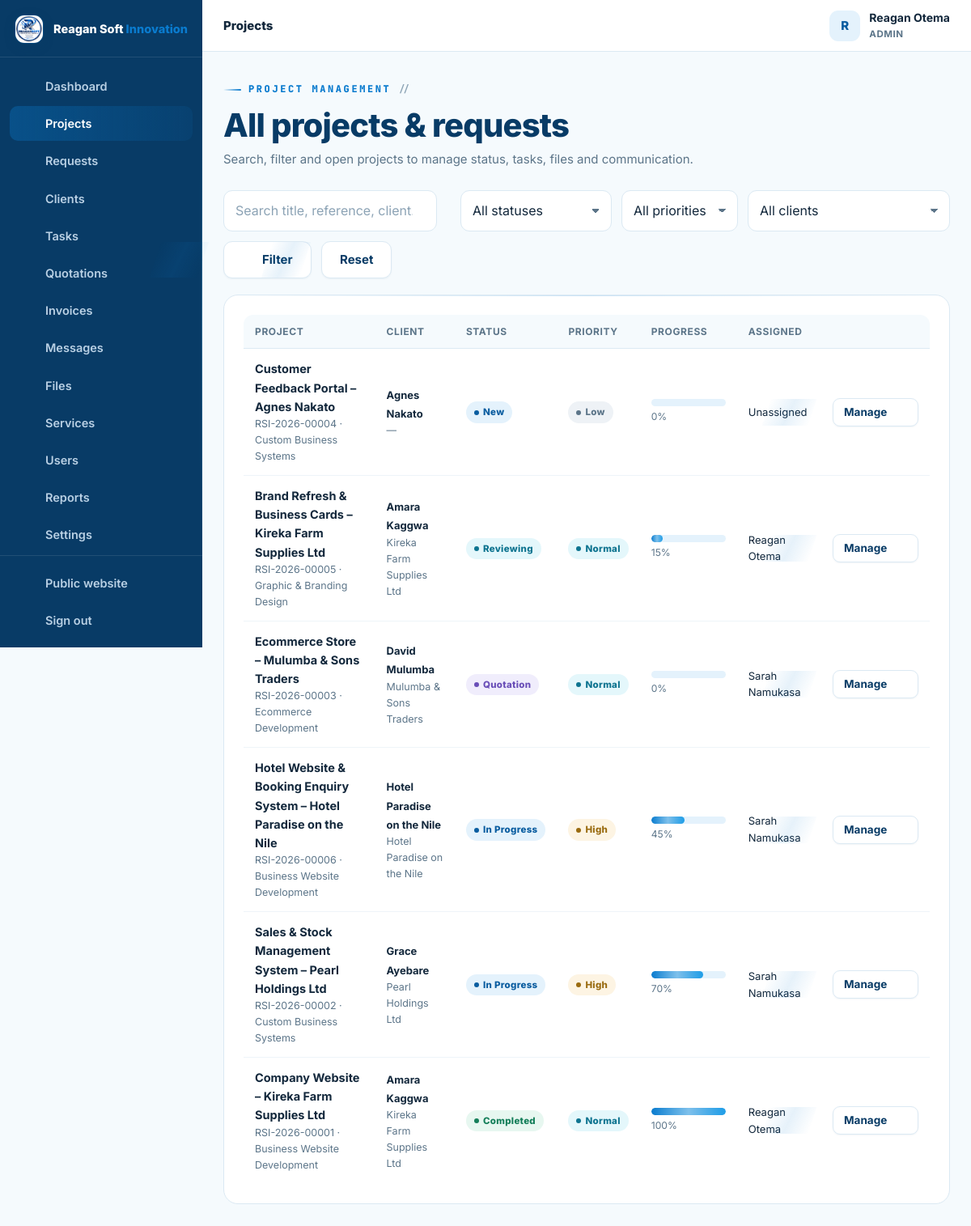
Page /admin/projects.php (signed in) on the earlier database version.
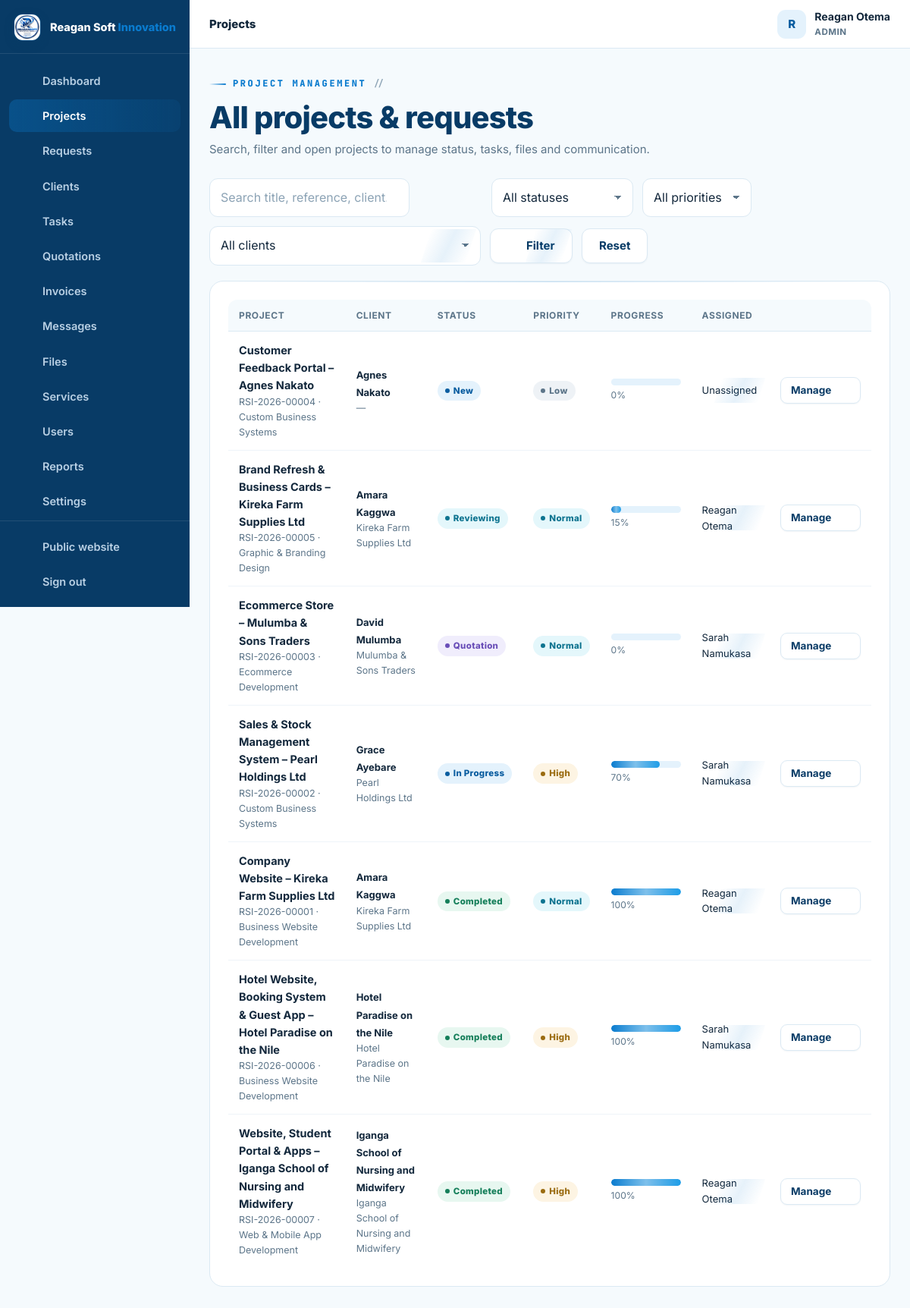
Same page on the later database version.
### tables this page shows
CREATE TABLE IF NOT EXISTS users (
  id INT UNSIGNED AUTO_INCREMENT PRIMARY KEY,
  full_name VARCHAR(150) NOT NULL,
  email VARCHAR(190) NOT NULL UNIQUE,
  phone VARCHAR(40) NULL,
  password_hash VARCHAR(255) NOT NULL,
  role ENUM('admin','staff','client') NOT NULL DEFAULT 'client',
  company VARCHAR(190) NULL,
  address VARCHAR(255) NULL,
  avatar VARCHAR(255) NULL,
  active TINYINT(1) NOT NULL DEFAULT 1,
  failed_logins INT UNSIGNED NOT NULL DEFAULT 0,
  locked_until DATETIME NULL,
  last_login_at DATETIME NULL,
  created_at TIMESTAMP DEFAULT CURRENT_TIMESTAMP,
  updated_at TIMESTAMP DEFAULT CURRENT_TIMESTAMP ON UPDATE CURRENT_TIMESTAMP,
  INDEX idx_users_role (role),
  INDEX idx_users_active (active)
);

CREATE TABLE IF NOT EXISTS projects (
  id INT UNSIGNED AUTO_INCREMENT PRIMARY KEY,
  ref_no VARCHAR(30) NOT NULL UNIQUE,                
  client_id INT UNSIGNED NOT NULL,
  service_id INT UNSIGNED NULL,
  assigned_to INT UNSIGNED NULL,                     
  title VARCHAR(190) NOT NULL,
  description TEXT NOT NULL,
  requirements TEXT NULL,
   
   
  website_url  VARCHAR(255) NULL,                    
  deliverables VARCHAR(190) NULL,                    
  cover_art    VARCHAR(40)  NULL,                    
  budget DECIMAL(14,2) NULL,
  priority ENUM('low','normal','high','urgent') NOT NULL DEFAULT 'normal',
  status ENUM('NEW','REVIEWING','QUOTATION','APPROVED','IN_PROGRESS','WAITING_FOR_CLIENT','TESTING','COMPLETED','CANCELLED') NOT NULL DEFAULT 'NEW',
  progress TINYINT UNSIGNED NOT NULL DEFAULT 0,
  deadline DATE NULL,
  started_at DATETIME NULL,
  completed_at DATETIME NULL,
  submitted_at TIMESTAMP DEFAULT CURRENT_TIMESTAMP,
  updated_at TIMESTAMP DEFAULT CURRENT_TIMESTAMP ON UPDATE CURRENT_TIMESTAMP,
  FOREIGN KEY (client_id) REFERENCES users(id) ON DELETE CASCADE,
  FOREIGN KEY (service_id) REFERENCES services(id) ON DELETE SET NULL,
  FOREIGN KEY (assigned_to) REFERENCES users(id) ON DELETE SET NULL,
  INDEX idx_projects_client (client_id),
  INDEX idx_projects_status (status),
  INDEX idx_projects_assigned (assigned_to),
  INDEX idx_projects_service (service_id)
);

CREATE TABLE IF NOT EXISTS services (
  id INT UNSIGNED AUTO_INCREMENT PRIMARY KEY,
  name VARCHAR(150) NOT NULL,
  slug VARCHAR(160) NOT NULL UNIQUE,
  description TEXT NOT NULL,
  price_min DECIMAL(14,2) NOT NULL DEFAULT 0,    
  price_max DECIMAL(14,2) NULL,                   
  currency VARCHAR(8) NOT NULL DEFAULT 'UGX',
  pricing_type ENUM('range','starting_from','contact_for_quote') NOT NULL DEFAULT 'starting_from',
  price_note VARCHAR(120) NOT NULL DEFAULT '',    
  features TEXT NULL,                  
  delivery_days INT UNSIGNED NULL,     
  icon VARCHAR(60) NOT NULL DEFAULT 'code-s',    
  status ENUM('active','inactive') NOT NULL DEFAULT 'active',
  sort_order INT UNSIGNED NOT NULL DEFAULT 0,
  created_at TIMESTAMP DEFAULT CURRENT_TIMESTAMP,
  INDEX idx_services_status (status)
);

### config/config.php (called while the page is built, shortened)
<?php
function db(): PDO {
    static $pdo = null;
    if ($pdo === null) {
        try {
            $pdo = new PDO(
                'mysql:host=' . DB_HOST . ';dbname=' . DB_NAME . ';charset=utf8mb4',
                DB_USER,
                DB_PASS,
                [
                    PDO::ATTR_ERRMODE            => PDO::ERRMODE_EXCEPTION,
                    PDO::ATTR_DEFAULT_FETCH_MODE => PDO::FETCH_ASSOC,
                    PDO::ATTR_EMULATE_PREPARES   => false,
                    PDO::ATTR_STRINGIFY_FETCHES  => false,
                    PDO::ATTR_TIMEOUT            => 5,
                    PDO::MYSQL_ATTR_INIT_COMMAND => "SET time_zone = '+03:00', NAMES utf8mb4 COLLATE utf8mb4_unicode_ci",
                ]
            );
        } catch (PDOException $e) {
            db_connection_failed($e);
        }
    }
    return $pdo;
}
function e(mixed $value): string {
    return htmlspecialchars((string)($value ?? ''), ENT_QUOTES, 'UTF-8');
}
function flash(string $key, ?string $value = null): ?string {
    $msg = $_SESSION['flash'][$key] ?? null;
    return $msg;
}
function app_url(string $path = ''): string {
    return APP_URL . ($path === '' ? '' : '/' . ltrim($path, '/'));
}
function current_user(): ?array {
    static $user = false;
    if ($user === false) {
        if (empty($_SESSION['user_id'])) {
            $user = null;
        } else {
            $st = db()->prepare('SELECT * FROM users WHERE id = ? AND active = 1 LIMIT 1');
            $st->execute([(int)$_SESSION['user_id']]);
            $user = $st->fetch() ?: null;
        }
    }
    return $user;
}
function is_logged_in(): bool {
    return current_user() !== null;
}
function user_role(): ?string {
    $u = current_user();
    return $u['role'] ?? null;
}
function require_login(): void {
    if (!is_logged_in()) {
        $_SESSION['intended'] = $_SERVER['REQUEST_URI'] ?? '';
        flash('error', 'Please sign in to continue.');
        redirect(app_url('login.php'));
    }
}
function require_staff(): void {
    require_login();
}
require_once __DIR__ . '/../inc/functions.php';

### admin/projects.php (the view, shortened to what this page needs)
<?php
require __DIR__ . '/../config/config.php';
require_staff();
$pdo = db();
$q    = trim($_GET['q'] ?? '');
$st   = $_GET['status'] ?? '';
$pr   = $_GET['priority'] ?? '';
$cli  = (int)($_GET['client'] ?? 0);
$perPage = 12;
$page = max(1, (int)($_GET['page'] ?? 1));
$where = ['1=1'];
$params = [];
$whereSql = implode(' AND ', $where);
$count = $pdo->prepare("SELECT COUNT(*) c FROM projects p JOIN users u ON u.id = p.client_id WHERE $whereSql");
$count->execute($params);
$pg = paginate((int)$count->fetch()['c'], $perPage, $page);
$sql = "SELECT p.*, u.full_name AS client_name, u.company, s.name AS service, a.full_name AS assigned_name
        FROM projects p
        JOIN users u ON u.id = p.client_id
        LEFT JOIN services s ON s.id = p.service_id
        LEFT JOIN users a ON a.id = p.assigned_to
        WHERE $whereSql
        ORDER BY p.submitted_at DESC
        LIMIT $perPage OFFSET {$pg['offset']}";
$stm = $pdo->prepare($sql); $stm->execute($params);
$projects = $stm->fetchAll();
dashboard_head(['title' => 'Projects', 'active' => 'projects', 'crumb' => 'Projects']);
?>
<div class="dash-head">
  <div>
    <span class="eyebrow">Project management</span>
    <h2>All projects &amp; requests</h2>
    <p class="sub">Search, filter and open projects to manage status, tasks, files and communication.</p>
  </div>
</div>
<form class="toolbar" method="get" action="projects.php">
  <div class="field" style="margin:0;flex-grow:1;max-width:360px">
    <input class="input" id="q" name="q" type="search" placeholder="Search title, reference, client…" value="<?= e($q) ?>">
  </div>
  <div class="field" style="margin:0"><label class="visually-hidden" for="status">Status</label>
    <select class="select" id="status" name="status">
      <option value="">All statuses</option>
    </select>
  </div>
  <div class="field" style="margin:0"><label class="visually-hidden" for="priority">Priority</label>
    <select class="select" id="priority" name="priority">
      <option value="">All priorities</option>
    </select>
  </div>
  <div class="field" style="margin:0"><label class="visually-hidden" for="client">Client</label>
    <select class="select" id="client" name="client">
      <option value="0">All clients</option>
    </select>
  </div>
  <button class="btn btn-ghost" type="submit"><?= icon('search') ?> Filter</button>
  <a class="btn btn-ghost" href="projects.php">Reset</a>
</form>
<section class="panel">
  <?php if ($projects): ?>
    <div class="table-wrap">
      <table class="table">
        <thead><tr><th>Project</th><th>Client</th><th>Status</th><th>Priority</th><th>Progress</th><th>Assigned</th><th></th></tr></thead>
        <tbody>
          <?php foreach ($projects as $p): ?>
            <tr>
              <td>
                <a class="row-title" href="<?= app_url('admin/project.php?id=' . (int)$p['id']) ?>"><?= e($p['title']) ?></a>
                <div class="row-sub"><?= e($p['ref_no']) ?> · <?= e($p['service'] ?? 'General') ?></div>
              </td>
              <td><b class="small"><?= e($p['client_name']) ?></b><div class="row-sub"><?= e($p['company'] ?? '—') ?></div></td>
              <td><?= status_badge($p['status']) ?></td>
              <td><?= priority_badge($p['priority']) ?></td>
              <td style="min-width:120px"><div class="progress"><span style="width:<?= max(0, min(100, (int)$p['progress'])) ?>%"></span></div><small class="muted"><?= (int)$p['progress'] ?>%</small></td>
              <td class="small"><?= e($p['assigned_name'] ?? 'Unassigned') ?></td>
              <td><a class="btn btn-ghost btn-sm" href="<?= app_url('admin/project.php?id=' . (int)$p['id']) ?>">Manage <?= icon('arrow') ?></a></td>
            </tr>
          <?php endforeach; ?>
        </tbody>
      </table>
    </div>
  <?php else: ?>
    <div class="empty"><?= icon('folder') ?><h4>No projects found</h4><p><?= ($q || $st || $pr || $cli) ? 'No projects match your filters.' : 'There are no projects yet. Client requests will appear here as they are submitted.' ?></p></div>
  <?php endif; ?>
</section>
<?php dashboard_footer(); ?>

### inc/layout.php (shortened to what this page needs)
<?php
function dashboard_nav_items(): array {
    $role = user_role();
    $client = [
        ['dashboard', 'Dashboard', app_url('client/index.php'), 'dashboard'],
        ['projects', 'My Projects', app_url('client/projects.php'), 'folder'],
        ['request', 'New Request', app_url('client/request.php'), 'plus'],
        ['messages', 'Messages', app_url('client/messages.php'), 'chat'],
        ['files', 'Files', app_url('client/files.php'), 'file'],
        ['notifications', 'Notifications', app_url('client/notifications.php'), 'bell'],
        ['profile', 'Profile', app_url('client/profile.php'), 'user'],
    ];
    $staff = [
        ['dashboard', 'Dashboard', app_url('admin/index.php'), 'dashboard'],
        ['projects', 'Projects', app_url('admin/projects.php'), 'folder'],
        ['requests', 'Requests', app_url('admin/requests.php'), 'inbox'],
        ['clients', 'Clients', app_url('admin/clients.php'), 'users'],
        ['tasks', 'Tasks', app_url('admin/tasks.php'), 'list'],
        ['quotations', 'Quotations', app_url('admin/quotations.php'), 'doc'],
        ['invoices', 'Invoices', app_url('admin/invoices.php'), 'money'],
        ['messages', 'Messages', app_url('admin/messages.php'), 'chat'],
        ['files', 'Files', app_url('admin/files.php'), 'file'],
    ];
    if ($role === 'admin') {
        $staff = array_merge($staff, [
            ['services', 'Services', app_url('admin/services.php'), 'globe'],
            ['users', 'Users', app_url('admin/users.php'), 'users'],
            ['reports', 'Reports', app_url('admin/reports.php'), 'chart'],
            ['settings', 'Settings', app_url('admin/settings.php'), 'settings'],
            ['audit', 'Audit Logs', app_url('admin/audit.php'), 'search'],
        ]);
    }
    return $role === 'client' ? $client : $staff;
}
function dashboard_head(array $page = []): void {
    $user = current_user();
    $role = user_role();
    $items = dashboard_nav_items();
    $active = $page['active'] ?? '';
    $loginUrl = $role === 'client' ? app_url('client/index.php') : app_url('admin/index.php');
    ?>
<!doctype html>
<html lang="en">
<head>
<link rel="stylesheet" href="<?= app_url('assets/css/style.css') ?>">
<link rel="stylesheet" href="<?= app_url('assets/css/tech.css') ?>">
</head>
<body class="dash-body">
<div class="dash-layout">
  <aside class="sidebar" id="sidebar" aria-label="Portal navigation">
    <div class="sidebar-brand">
      <a class="brand" href="<?= $loginUrl ?>">
        <img src="<?= app_url('assets/img/reagansoftinnovation-logo.jpeg') ?>" alt="" width="38" height="38">
        <span class="brand-text">Reagan Soft <b>Innovation</b></span>
      </a>
    </div>
    <nav class="side-nav">
      <?php foreach ($items as $it): ?>
        <a href="<?= e($it[2]) ?>" class="<?= $active === $it[0] ? 'active' : '' ?>">
          <?= icon($it[3]) ?><span><?= e($it[1]) ?></span>
        </a>
      <?php endforeach; ?>
    </nav>
    <div class="side-bottom">
      <a href="<?= app_url($role !== 'client' ? 'index.php' : 'index.php') ?>"><?= icon('globe') ?><span>Public website</span></a>
      <a href="<?= app_url('logout.php') ?>"><?= icon('logout') ?><span>Sign out</span></a>
    </div>
  </aside>
  <div class="dash-shell">
    <header class="dash-topbar">
      <div class="dash-topbar-title">
        <span class="dash-crumb"><?= e($page['crumb'] ?? 'Portal') ?></span>
      </div>
      <div class="dash-topbar-right">
        <div class="user-chip">
          <span class="user-avatar"><?= e(mb_strtoupper(mb_substr($user['full_name'] ?? '?', 0, 1))) ?></span>
          <div class="user-meta">
            <strong><?= e($user['full_name'] ?? '') ?></strong>
            <small><?= e(mb_strtoupper($role)) ?></small>
          </div>
        </div>
      </div>
    </header>
    <main class="dash-main" id="main">
<?php
}
function dashboard_footer(): void {
    ?>
    </main>
  </div>
</div>
</body>
</html>
<?php
}

### inc/functions.php (shortened to what this page needs)
<?php
function status_badge(string $status): string {
    $class = [
        'NEW' => 'blue', 'REVIEWING' => 'sky', 'QUOTATION' => 'violet',
        'APPROVED' => 'cyan', 'IN_PROGRESS' => 'blue', 'WAITING_FOR_CLIENT' => 'amber',
        'TESTING' => 'violet', 'COMPLETED' => 'green', 'CANCELLED' => 'red',
        'TODO' => 'gray', 'REVIEW' => 'violet',
        'draft' => 'gray', 'sent' => 'blue', 'accepted' => 'green', 'rejected' => 'red', 'expired' => 'amber', 'cancelled' => 'red',
        'paid' => 'green', 'partially_paid' => 'amber', 'overdue' => 'red',
        'active' => 'green', 'inactive' => 'red',
        'read' => 'gray', 'unread' => 'blue',
    ];
    $label = ucwords(str_replace('_', ' ', strtolower((string)$status)));
    return '<span class="badge ' . ($class[$status] ?? 'gray') . '">' . e($label) . '</span>';
}
function priority_badge(string $priority): string {
    $map = ['low' => 'gray', 'normal' => 'sky', 'medium' => 'sky', 'high' => 'amber', 'urgent' => 'red'];
    return '<span class="badge ' . ($map[$priority] ?? 'gray') . '">' . e(ucfirst($priority)) . '</span>';
}
function paginate(int $total, int $perPage, int $page): array {
    $totalPages = max(1, (int)ceil($total / max(1, $perPage)));
    $page = max(1, min($totalPages, $page));
    $offset = ($page - 1) * $perPage;
    return ['totalPages' => $totalPages, 'page' => $page, 'offset' => $offset];
}
function icon(string $name, string $class = ''): string {
    $path = $paths[$name] ?? $paths['code-s'];
    $cls = $class !== '' ? ' class="' . e($class) . '"' : '';
    return '<svg' . $cls . ' viewBox="0 0 24 24" fill="none" stroke="currentColor" stroke-width="1.8" stroke-linecap="round" stroke-linejoin="round" aria-hidden="true">' . $path . '</svg>';
}
require_once __DIR__ . '/layout.php';

### assets/css/tech.css (style rules this page uses)
:root { --font-disp: 'Space Grotesk', 'Inter', system-ui, -apple-system, sans-serif; --font-mono: 'JetBrains Mono', 'SFMono-Regular', Consolas, 'Liberation Mono', monospace; --pg: #0a7bce; --pgl: #8fd8ff; --grid: rgba(10, 123, 206, .09); --grid-lg: rgba(10, 123, 206, .16); --grid-dk: rgba(143, 216, 255, .12); --grid-dk-lg: rgba(143, 216, 255, .22); }
.eyebrow { font-family: var(--font-mono); letter-spacing: 2.6px; display: inline-flex; align-items: center; gap: 9px; }
.eyebrow::before { content: ''; width: 22px; height: 2px; background: linear-gradient(90deg, transparent, var(--pg)); border-radius: 2px; }
.eyebrow::after { content: '//'; color: var(--faint); letter-spacing: 0; font-weight: 600; }
.btn { will-change: transform; }
.btn::after { content: ''; position: absolute; top: 0; left: -80%; width: 55%; height: 100%; background: linear-gradient(100deg, transparent, rgba(255,255,255,.36), transparent); transform: skewX(-18deg); transition: left .5s ease; pointer-events: none; }
.btn-ghost::after, .btn-outline::after { background: linear-gradient(100deg, transparent, rgba(10,123,206,.10), transparent); }
.btn svg { flex-shrink: 0; }
.panel { position: relative; }
.panel::after { content: ''; position: absolute; top: 0; left: 18px; right: 18px; height: 1px; background: linear-gradient(90deg, transparent, rgba(10,123,206,.22), transparent); border-radius: 1px; }
.sidebar::after { content: ''; position: absolute; right: 0; top: 8%; bottom: 8%; width: 1px; background: linear-gradient(180deg, transparent, rgba(143,216,255,.28), transparent); }
.side-nav a { position: relative; }
.side-nav a.active { background: linear-gradient(90deg, rgba(10,123,206,.34), rgba(10,123,206,.10)); color: #fff; }

Differences in the rows shown:
changed projects "Hotel Paradise on the Nile": title "Hotel Website & Booking Enquiry System – Hotel Paradise on the Nile" → "Hotel Website, Booking System & Guest App – Hotel Paradise on the Nile"; status "In Progress" → "Completed"; progress "45" → "100"; moves down the list
added projects: title "Website, Student Portal & Apps – Iganga School of Nursing and Midwifery", ref_no "RSI-2026-00007", service.name "Web & Mobile App Development", client.full_name "Iganga School of Nursing and Midwifery", client.company "Iganga School of Nursing and Midwifery", status "Completed", priority "High", progress "100", assigned_to.full_name "Reagan Otema"
